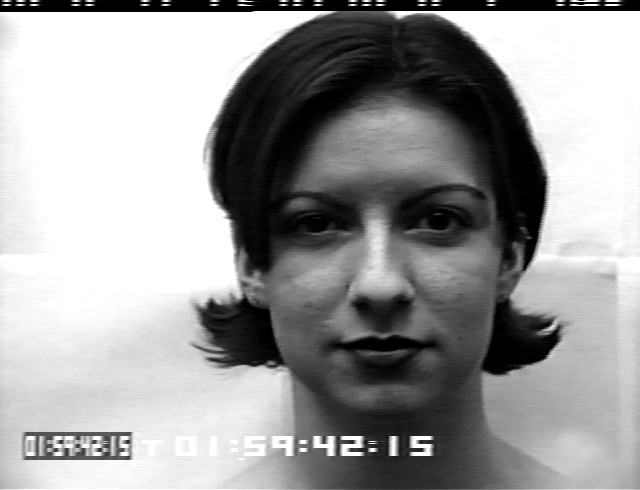
#> input picture dataset/ck+/cohn-kanade-images/S010/001/S010_001_00000001.png, 640 x 490 px, found by its file name; its folder holds only this picture in this run
$ python gitsvm.py   (Python 2 division)   (older library calls are emulated)
#> lines starting #> are read from the running program, lines starting #| are printed output that depends on the picture
import cv2
import numpy as np
import os
from sklearn import svm
from sklearn import datasets
from sklearn.svm import SVC

image_paths = []
path = "/home/gaurav/ck/cohn-kanade/S010"

#list of our class names
training_names = os.listdir(path)
print training_names
training_paths = []
names_path = []
#get full list of all training images
for p in training_names:
    training_paths1 = os.listdir("/home/gaurav/ck/cohn-kanade/S010/"+p)
    for j in training_paths1:
        training_paths.append("/home/gaurav/ck/cohn-kanade/S010/"+p+"/"+j)
        names_path.append(p)
#> pass 2 of the loop `for p in training_names:`:
orb = cv2.ORB_create()
sift = cv2.xfeatures2d.SIFT_create()
print names_path

descriptors_unclustered = []

dictionarySize = 6

BOW = cv2.BOWKMeansTrainer(dictionarySize)

for p in training_paths:
    print p
    gray = cv2.imread(p,0)
#> gray is the input picture: shape (490, 640); min 0, max 255, mean 157.3
    #gray = cv2.cvtColor(image, cv2.CV_LOAD_IMAGE_GRAYSCALE)
    kp, dsc= sift.detectAndCompute(gray, None)
#> kp = 313 keypoints; strongest (x, y, size): (372, 450, 3.4), (421, 450, 3.1), (352, 442, 3.1), (421, 442, 3.1)
    BOW.add(dsc)
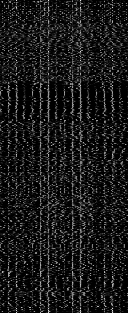
#> dsc: shape (313, 128) float32; min 0, max 232, mean 25.2
#> pass 2 of the loop `for p in training_paths:`:
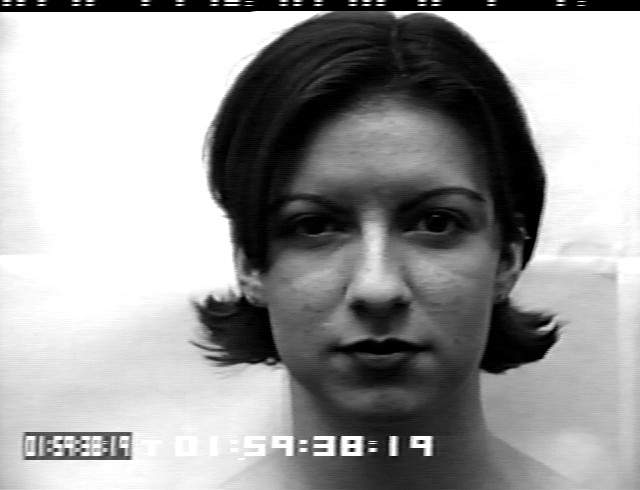
#> input picture dataset/ck+/cohn-kanade-images/S010/002/S010_002_00000001.png, 640 x 490 px, found by its file name
#> gray is the input picture: shape (490, 640); min 0, max 255, mean 157.1
#> kp = 320 keypoints; strongest (x, y, size): (421, 442, 3.1), (352, 450, 3.1), (352, 442, 3.1), (372, 450, 3.4)
#> `BOW.add(dsc)`:
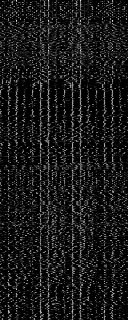
#> dsc: shape (320, 128) float32; min 0, max 229, mean 25.3

#dictionary created
dictionary = BOW.cluster()


FLANN_INDEX_KDTREE = 0
index_params = dict(algorithm = FLANN_INDEX_KDTREE, trees = 5)
search_params = dict(checks=50)   # or pass empty dictionary
flann = cv2.FlannBasedMatcher(index_params,search_params)
sift2 = cv2.xfeatures2d.SIFT_create()
bowDiction = cv2.BOWImgDescriptorExtractor(sift2, cv2.BFMatcher(cv2.NORM_L2))
bowDiction.setVocabulary(dictionary)
print "bow dictionary", np.shape(dictionary)
print dictionary

#returns descriptor of image at pth
def feature_extract(pth):
    gray = cv2.imread(pth,0)
    #gray = cv2.cvtColor(im, cv2.CV_LOAD_IMAGE_GRAYSCALE)
    return bowDiction.compute(gray, sift.detect(gray))

train_desc = []
train_labels = []
i = 0
for p in training_paths:
    train_desc.extend(feature_extract(p))
    print names_path[i]
    if names_path[i]=='001':
        train_labels.append(1)
    if names_path[i]=='002':
        train_labels.append(2)
    if names_path[i]=='003':
        train_labels.append(3)
    if names_path[i]=='004':
        train_labels.append(4)
    if names_path[i]=='005':
        train_labels.append(5)
    if names_path[i]=='006':
	train_labels.append(6)
    i = i+1
#> pass 2 of the loop `for p in training_paths:`:

print "svm items", len(train_desc), len(train_desc[0])
count=0
#svm = cv2.SVM()
#svm.train(np.array(train_desc), np.array(train_labels))
clf = svm.SVC()
clf.fit(np.array(train_desc),np.array(train_labels))
SVC(C=1.0, cache_size=200, class_weight=None, coef0=0.0,  decision_function_shape=None, degree=3, gamma='auto', kernel='rbf',  max_iter=-1, probability=False,random_state=None, shrinking=True,  tol=0.001, verbose=False)

i=0
j=0
"""
confusion = np.zeros((5,5))
def classify(pth):
    feature = feature_extract(pth)
    p = svm.predict(feature)
    confusion[train_labels[count]-1,p-1] = confusion[train_labels[count]-1,p-1] +1


for p in training_paths:
    classify(p)
    count+=1

def normalizeRows(M):
    row_sums = M.sum(axis=1)
    return M / row_sums

confusion = normalizeRows(confusion)

confusion = confusion.transpose()

print confusion"""
